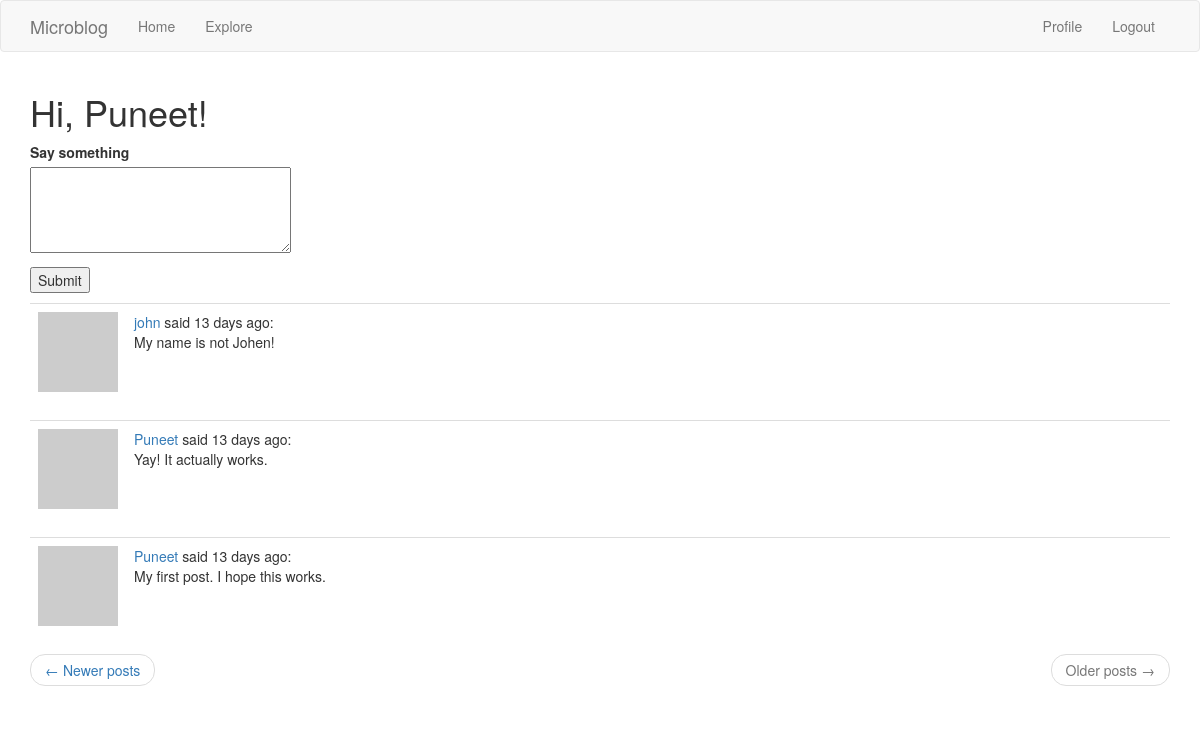
Screenshot of /index?page=3 (signed in) with the database file from the repository.
### app/models.py (models this page shows, shortened)
class User(UserMixin, db.Model):
    id = db.Column(db.Integer, primary_key=True)
    username = db.Column(db.String(64), index=True, unique=True)
    email = db.Column(db.String(120), index=True, unique=True)
    about_me = db.Column(db.String(140))
    last_seen = db.Column(db.DateTime, default=datetime.utcnow)
    password_hash = db.Column(db.String(128))
    posts = db.relationship('Post', backref='author', lazy='dynamic')
    followed = db.relationship(
        'User', secondary=followers,
        primaryjoin=(followers.c.follower_id == id),
        secondaryjoin=(followers.c.followed_id == id),
        backref=db.backref('followers', lazy='dynamic'),
        lazy='dynamic'
    )
    def avatar(self, size):
        digest = md5(self.email.lower().encode('UTF-8')).hexdigest()
        grav_url = 'https://www.gravatar.com/avatar/{}?d=identicon&s={}'
        return grav_url.format(digest, size)
    def followed_posts(self):
        followed = Post.query.join(
            followers,
            (followers.c.followed_id == Post.user_id)).filter(
                followers.c.follower_id == self.id)
        own = Post.query.filter(Post.user_id == self.id)
        return followed.union(own).order_by(Post.timestamp.desc())

class Post(db.Model):
    id = db.Column(db.Integer, primary_key=True)
    body = db.Column(db.String(140))  # Twitter or something...
    timestamp = db.Column(db.DateTime, index=True, default=datetime.utcnow)
    user_id = db.Column(db.Integer, db.ForeignKey('user.id'))

### app/routes.py (the view)
@app.route('/', methods=['GET', 'POST'])
@app.route('/index', methods=['GET', 'POST'])
@login_required
def index():
    page = request.args.get('page', 1, type=int)
    posts_per_page = app.config['POSTS_PER_PAGE']
    form = PostForm()
    if form.validate_on_submit():
        post = Post(body=form.post.data, author=current_user)
        db.session.add(post)
        db.session.commit()
        flash('Your post is now live!')
        return redirect(url_for('index'))
    posts = current_user.followed_posts().paginate(page, posts_per_page, False)
    next_url = url_for(
        'index', page=posts.next_num) if posts.has_next else None
    prev_url = url_for(
        'index', page=posts.prev_num) if posts.has_prev else None
    return render_template('index.html', title='Home', posts=posts.items,
                           form=form, next_url=next_url, prev_url=prev_url)

### app/forms.py
class PostForm(FlaskForm):
    post = TextAreaField(
        'Say something',
        validators=[DataRequired(), Length(min=1, max=140)])
    submit = SubmitField('Submit')

### app/models.py (called while the page is built)
@login.user_loader
def load_user(user_id):
    return User.query.get(int(user_id))

### app/routes.py (called while the page is built)
@app.before_request
def before_request():
    if current_user.is_authenticated:
        current_user.last_seen = datetime.utcnow()
        db.session.commit()

### app/templates/index.html (shortened to what this page needs)
{% extends "base.html" %}
{% block app_content %}
    <h1>Hi, {{ current_user.username }}!</h1>
    {% if form %}
        <form action="" method="POST">
            <p>
                {{ form.post.label }}<br>
                {{ form.post(cols=32, rows=4) }}<br>
            </p>
            <p>{{ form.submit() }}</p>
        </form>
    {% endif %}
    {% for post in posts %}
    {% include '_post.html' %}
    {% endfor %}
    <nav arai-label="...">
        <ul class="pager">
            <li class="previous{% if not prev_url %} disabled {% endif %}">
                <a href="{{ prev_url or '#'}}">
                    <span aria-hidden="true">&larr;</span> Newer posts
                </a>
            </li>
            <li class="next{% if not next_url %} disabled{% endif %}">
                <a href="{{ next_url or '#'}}">
                    Older posts <span aria-hidden="true">&rarr;</span>
                </a>
            </li>
        </ul>
    </nav>
{% endblock %}

### app/templates/_post.html
<table class="table table-hover">
    <tr>
        <td width="70px">
            <a href="{{ url_for('user', username=post.author.username) }}">
                <img src="{{ post.author.avatar(70) }}"/>
            </a>
        </td>
        <td>
            <a href="{{ url_for('user', username=post.author.username) }}">
                {{ post.author.username }}
            </a>
            said {{ moment(post.timestamp).fromNow() }}:
            <br>
            {{ post.body }}
        </td>
    </tr>
</table>

### rows the page displays
User: username "Puneet"
Post: author.username "john", timestamp "13 days ago", body "My name is not Johen!"
Post: author.username "Puneet", timestamp "13 days ago", body "Yay! It actually works."
Post: author.username "Puneet", timestamp "13 days ago", body "My first post. I hope this works."
